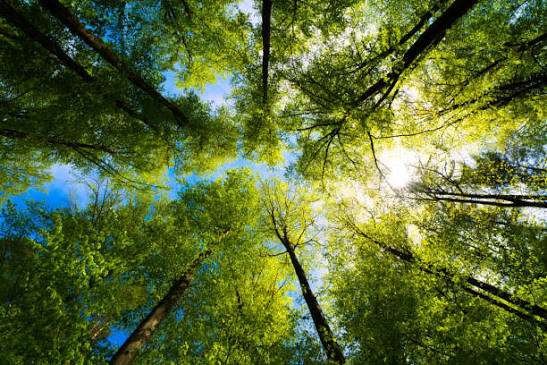
#> input picture image16.jpg, 547 x 365 px, found by its file name
$ jupyter execute 23016CV03.ipynb
#> lines starting #> are read from the running program, lines starting #| are printed output that depends on the picture
[cell 1]
import cv2
import matplotlib.pyplot as plt
import numpy as np

[cell 2]
def show_comparison(original,blur3,blur5,blur7):
  plt.figure(figsize=(12,10))
  plt.subplot(2,2,1)
  plt.imshow(original,cmap="gray")
  plt.title('Original Grayscale Image')
  plt.axis('off')
  #3x3
  plt.subplot(2,2,2)
  plt.imshow(blur3,cmap='gray')
  plt.title('average filter(3x3)')
  plt.axis('off')
  #5x5
  plt.subplot(2,2,3)
  plt.imshow(blur5,cmap='gray')
  plt.title('average filter(5x5)')
  plt.axis('off')
  #7x7
  plt.subplot(2,2,4)
  plt.imshow(blur7,cmap='gray')
  plt.title('average filter(7x7)')
  plt.axis('off')
  plt.tight_layout()
  plt.show()

[cell 3]
img=cv2.imread('/content/drive/MyDrive/COMPUTER VISION/image16.jpg',0)
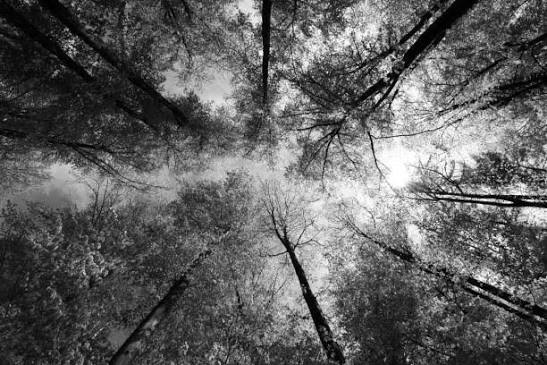
#> img: shape (365, 547); min 0, max 255, mean 94.9

[cell 4]
if img is None:
  print('Error loading image')
else:
  #define averaging
  blur3=np.ones((3,3),np.float32)/9
  blur5=np.ones((5,5),np.float32)/25
  blur7=np.ones((7,7),np.float32)/49

[cell 5]
blur3x3=cv2.filter2D(img,-1,blur3)
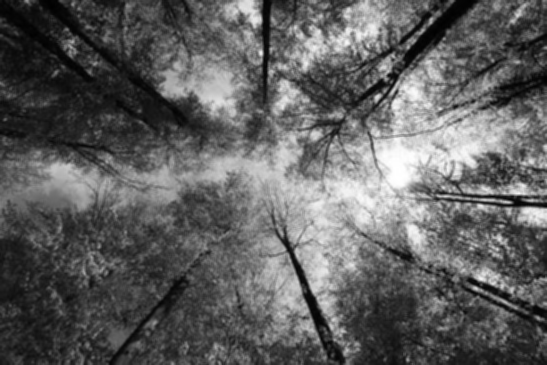
#> blur3x3: shape (365, 547); min 0, max 255, mean 94.9
blur5x5=cv2.filter2D(img,-1,blur5)
blur7x7=cv2.filter2D(img,-1,blur7)
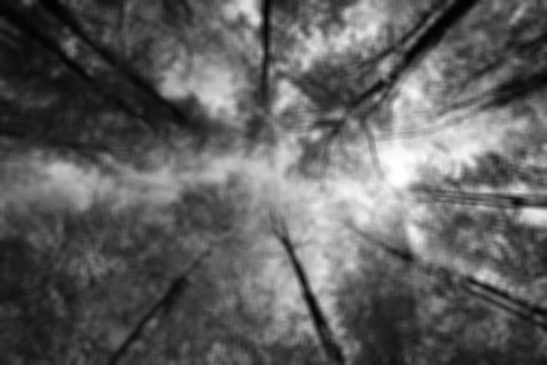
#> blur7x7: shape (365, 547); min 1, max 254, mean 94.9

[cell 6]
show_comparison(img,blur3x3,blur5x5,blur7x7)
#> in show_comparison, `plt.show()`:
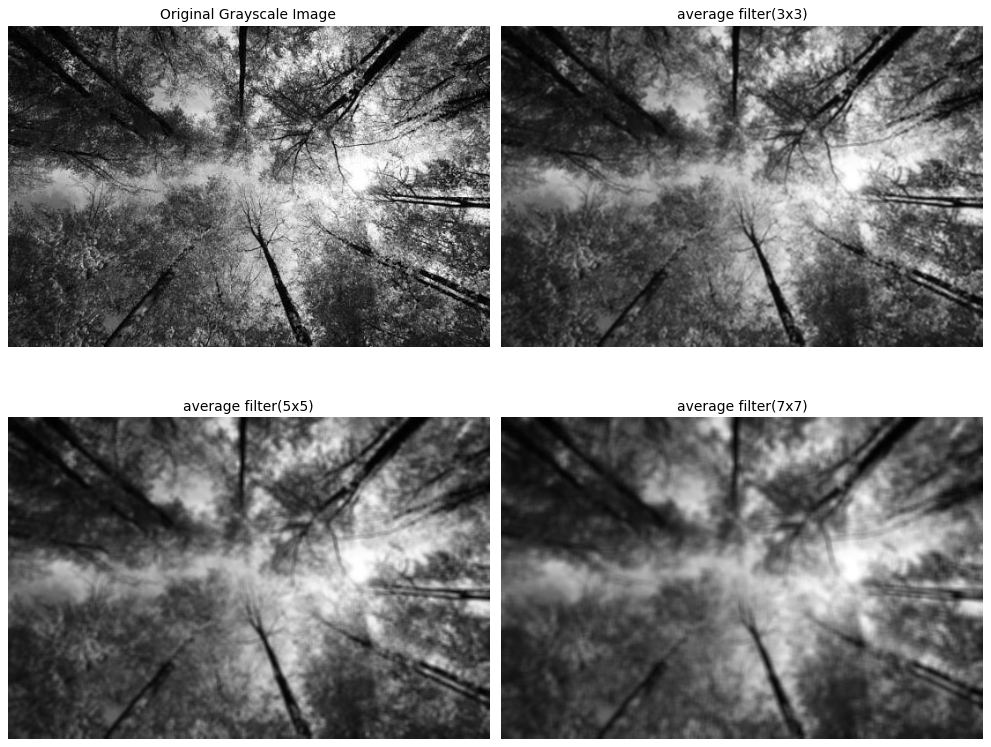
#> figure drawn by matplotlib, 4 panels
